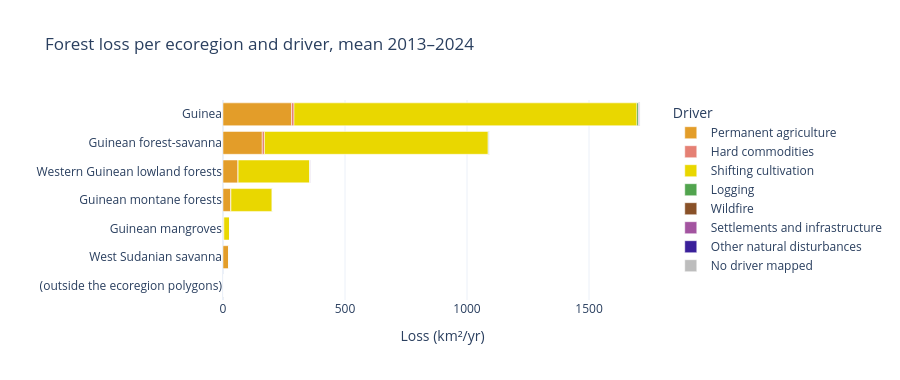
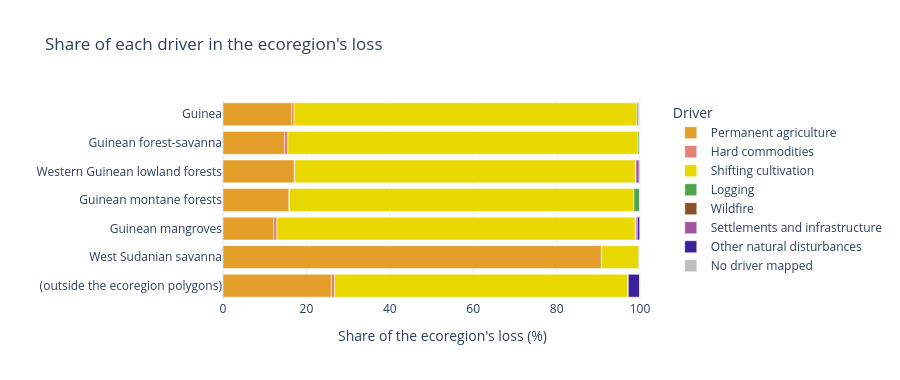

The notebook cell these images were saved under, in order:
### Markdown cell above
### 5.4 Drivers per ecoregion

Mean loss per year in `FIRST_YEAR`–`LAST_YEAR`, split by the driver of its 1 km cell. Left as km²/yr, right as a share
of each ecoregion's loss.

### Code cell
N_YEARS = LAST_YEAR - FIRST_YEAR + 1
driver_order = [name for name, _ in DRIVER_CLASSES.values()]

per_ecoregion = window.groupby(["ECO_NAME", "driver_name"])["loss_km2"].sum().unstack(fill_value=0) / N_YEARS
per_ecoregion.loc["Guinea"] = per_ecoregion.sum()
per_ecoregion = per_ecoregion.reindex(columns=[name for name in driver_order if name in per_ecoregion.columns])
per_ecoregion = per_ecoregion.loc[per_ecoregion.sum(axis=1).sort_values().index]   # largest loss on top of the chart
share = 100 * per_ecoregion.div(per_ecoregion.sum(axis=1), axis=0)

for table, value, title in [
    (per_ecoregion, "Loss (km²/yr)", f"Forest loss per ecoregion and driver, mean {FIRST_YEAR}–{LAST_YEAR}"),
    (share, "Share of the ecoregion's loss (%)", "Share of each driver in the ecoregion's loss"),
]:
    long = table.reset_index().melt(id_vars="ECO_NAME", var_name="Driver", value_name=value)
    fig = px.bar(long, y="ECO_NAME", x=value, color="Driver", orientation="h", color_discrete_map=DRIVER_COLORS,
                 category_orders={"Driver": driver_order}, labels={"ECO_NAME": ""}, title=title,
                 template="plotly_white", height=380)
    fig.show()

per_ecoregion.insert(0, "total_km2_per_year", per_ecoregion.sum(axis=1))
display(per_ecoregion.iloc[::-1].round(1))
share.iloc[::-1].round(1)

### Figure 1 — Plotly figure (JSON) as saved in the notebook; plotly's stock layout.template omitted (floating-point values rounded to 4 significant figures)
{"data": [{"hovertemplate": "Driver=Permanent agriculture<br>Loss (km²/yr)=%{x}<br>=%{y}<extra></extra>", "legendgroup": "Permanent agriculture", "marker": {"color": "#E39D29", "pattern": {"shape": ""}}, "name": "Permanent agriculture", "orientation": "h", "showlegend": true, "textposition": "auto", "type": "bar", "x": [0.116, 22.84, 3.379, 32.17, 61.51, 160.9, 280.9], "xaxis": "x", "y": ["(outside the ecoregion polygons)", "West Sudanian savanna", "Guinean mangroves", "Guinean montane forests", "Western Guinean lowland forests", "Guinean forest-savanna", "Guinea"], "yaxis": "y"}, {"hovertemplate": "Driver=Hard commodities<br>Loss (km²/yr)=%{x}<br>=%{y}<extra></extra>", "legendgroup": "Hard commodities", "marker": {"color": "#E58074", "pattern": {"shape": ""}}, "name": "Hard commodities", "orientation": "h", "showlegend": true, "textposition": "auto", "type": "bar", "x": [0.003487, 0.02794, 0.2124, 0.3564, 0.495, 9.03, 10.12], "xaxis": "x", "y": ["(outside the ecoregion polygons)", "West Sudanian savanna", "Guinean mangroves", "Guinean montane forests", "Western Guinean lowland forests", "Guinean forest-savanna", "Guinea"], "yaxis": "y"}, {"hovertemplate": "Driver=Shifting cultivation<br>Loss (km²/yr)=%{x}<br>=%{y}<extra></extra>", "legendgroup": "Shifting cultivation", "marker": {"color": "#E9D700", "pattern": {"shape": ""}}, "name": "Shifting cultivation", "orientation": "h", "showlegend": true, "textposition": "auto", "type": "bar", "x": [0.3139, 2.237, 23.89, 168.2, 293.9, 916.9, 1405.0], "xaxis": "x", "y": ["(outside the ecoregion polygons)", "West Sudanian savanna", "Guinean mangroves", "Guinean montane forests", "Western Guinean lowland forests", "Guinean forest-savanna", "Guinea"], "yaxis": "y"}, {"hovertemplate": "Driver=Logging<br>Loss (km²/yr)=%{x}<br>=%{y}<extra></extra>", "legendgroup": "Logging", "marker": {"color": "#51A44E", "pattern": {"shape": ""}}, "name": "Logging", "orientation": "h", "showlegend": true, "textposition": "auto", "type": "bar", "x": [0.0001269, 0.03383, 0.05488, 2.777, 0.5191, 3.617, 7.002], "xaxis": "x", "y": ["(outside the ecoregion polygons)", "West Sudanian savanna", "Guinean mangroves", "Guinean montane forests", "Western Guinean lowland forests", "Guinean forest-savanna", "Guinea"], "yaxis": "y"}, {"hovertemplate": "Driver=Wildfire<br>Loss (km²/yr)=%{x}<br>=%{y}<extra></extra>", "legendgroup": "Wildfire", "marker": {"color": "#895128", "pattern": {"shape": ""}}, "name": "Wildfire", "orientation": "h", "showlegend": true, "textposition": "auto", "type": "bar", "x": [0.0, 0.00226, 0.001009, 0.004502, 0.05723, 0.05407, 0.1191], "xaxis": "x", "y": ["(outside the ecoregion polygons)", "West Sudanian savanna", "Guinean mangroves", "Guinean montane forests", "Western Guinean lowland forests", "Guinean forest-savanna", "Guinea"], "yaxis": "y"}, {"hovertemplate": "Driver=Settlements and infrastructure<br>Loss (km²/yr)=%{x}<br>=%{y}<extra></extra>", "legendgroup": "Settlements and infrastructure", "marker": {"color": "#A354A0", "pattern": {"shape": ""}}, "name": "Settlements and infrastructure", "orientation": "h", "showlegend": true, "textposition": "auto", "type": "bar", "x": [0.0003166, 0.007572, 0.0862, 0.1379, 2.74, 0.7705, 3.742], "xaxis": "x", "y": ["(outside the ecoregion polygons)", "West Sudanian savanna", "Guinean mangroves", "Guinean montane forests", "Western Guinean lowland forests", "Guinean forest-savanna", "Guinea"], "yaxis": "y"}, {"hovertemplate": "Driver=Other natural disturbances<br>Loss (km²/yr)=%{x}<br>=%{y}<extra></extra>", "legendgroup": "Other natural disturbances", "marker": {"color": "#3A209A", "pattern": {"shape": ""}}, "name": "Other natural disturbances", "orientation": "h", "showlegend": true, "textposition": "auto", "type": "bar", "x": [0.01205, 0.0, 0.1731, 0.003489, 0.6744, 0.624, 1.487], "xaxis": "x", "y": ["(outside the ecoregion polygons)", "West Sudanian savanna", "Guinean mangroves", "Guinean montane forests", "Western Guinean lowland forests", "Guinean forest-savanna", "Guinea"], "yaxis": "y"}, {"hovertemplate": "Driver=No driver mapped<br>Loss (km²/yr)=%{x}<br>=%{y}<extra></extra>", "legendgroup": "No driver mapped", "marker": {"color": "#BDBDBD", "pattern": {"shape": ""}}, "name": "No driver mapped", "orientation": "h", "showlegend": true, "textposition": "auto", "type": "bar", "x": [0.000505, 0.02798, 0.008191, 0.07878, 0.06943, 0.1565, 0.3414], "xaxis": "x", "y": ["(outside the ecoregion polygons)", "West Sudanian savanna", "Guinean mangroves", "Guinean montane forests", "Western Guinean lowland forests", "Guinean forest-savanna", "Guinea"], "yaxis": "y"}], "layout": {"barmode": "relative", "height": 380, "legend": {"title": {"text": "Driver"}, "tracegroupgap": 0}, "title": {"text": "Forest loss per ecoregion and driver, mean 2013–2024"}, "xaxis": {"anchor": "y", "domain": [0, 1], "title": {"text": "Loss (km²/yr)"}}, "yaxis": {"anchor": "x", "domain": [0, 1], "title": {"text": ""}}}}

### Figure 2 — Plotly figure (JSON) as saved in the notebook; plotly's stock layout.template omitted (floating-point values rounded to 4 significant figures)
{"data": [{"hovertemplate": "Driver=Permanent agriculture<br>Share of the ecoregion's loss (%)=%{x}<br>=%{y}<extra></extra>", "legendgroup": "Permanent agriculture", "marker": {"color": "#E39D29", "pattern": {"shape": ""}}, "name": "Permanent agriculture", "orientation": "h", "showlegend": true, "textposition": "auto", "type": "bar", "x": [25.98, 90.72, 12.15, 15.79, 17.09, 14.73, 16.43], "xaxis": "x", "y": ["(outside the ecoregion polygons)", "West Sudanian savanna", "Guinean mangroves", "Guinean montane forests", "Western Guinean lowland forests", "Guinean forest-savanna", "Guinea"], "yaxis": "y"}, {"hovertemplate": "Driver=Hard commodities<br>Share of the ecoregion's loss (%)=%{x}<br>=%{y}<extra></extra>", "legendgroup": "Hard commodities", "marker": {"color": "#E58074", "pattern": {"shape": ""}}, "name": "Hard commodities", "orientation": "h", "showlegend": true, "textposition": "auto", "type": "bar", "x": [0.7812, 0.111, 0.7638, 0.1749, 0.1375, 0.8269, 0.5924], "xaxis": "x", "y": ["(outside the ecoregion polygons)", "West Sudanian savanna", "Guinean mangroves", "Guinean montane forests", "Western Guinean lowland forests", "Guinean forest-savanna", "Guinea"], "yaxis": "y"}, {"hovertemplate": "Driver=Shifting cultivation<br>Share of the ecoregion's loss (%)=%{x}<br>=%{y}<extra></extra>", "legendgroup": "Shifting cultivation", "marker": {"color": "#E9D700", "pattern": {"shape": ""}}, "name": "Shifting cultivation", "orientation": "h", "showlegend": true, "textposition": "auto", "type": "bar", "x": [70.33, 8.886, 85.92, 82.56, 81.65, 83.96, 82.23], "xaxis": "x", "y": ["(outside the ecoregion polygons)", "West Sudanian savanna", "Guinean mangroves", "Guinean montane forests", "Western Guinean lowland forests", "Guinean forest-savanna", "Guinea"], "yaxis": "y"}, {"hovertemplate": "Driver=Logging<br>Share of the ecoregion's loss (%)=%{x}<br>=%{y}<extra></extra>", "legendgroup": "Logging", "marker": {"color": "#51A44E", "pattern": {"shape": ""}}, "name": "Logging", "orientation": "h", "showlegend": true, "textposition": "auto", "type": "bar", "x": [0.02842, 0.1344, 0.1974, 1.363, 0.1442, 0.3312, 0.4097], "xaxis": "x", "y": ["(outside the ecoregion polygons)", "West Sudanian savanna", "Guinean mangroves", "Guinean montane forests", "Western Guinean lowland forests", "Guinean forest-savanna", "Guinea"], "yaxis": "y"}, {"hovertemplate": "Driver=Wildfire<br>Share of the ecoregion's loss (%)=%{x}<br>=%{y}<extra></extra>", "legendgroup": "Wildfire", "marker": {"color": "#895128", "pattern": {"shape": ""}}, "name": "Wildfire", "orientation": "h", "showlegend": true, "textposition": "auto", "type": "bar", "x": [0.0, 0.008977, 0.00363, 0.002209, 0.0159, 0.004952, 0.006967], "xaxis": "x", "y": ["(outside the ecoregion polygons)", "West Sudanian savanna", "Guinean mangroves", "Guinean montane forests", "Western Guinean lowland forests", "Guinean forest-savanna", "Guinea"], "yaxis": "y"}, {"hovertemplate": "Driver=Settlements and infrastructure<br>Share of the ecoregion's loss (%)=%{x}<br>=%{y}<extra></extra>", "legendgroup": "Settlements and infrastructure", "marker": {"color": "#A354A0", "pattern": {"shape": ""}}, "name": "Settlements and infrastructure", "orientation": "h", "showlegend": true, "textposition": "auto", "type": "bar", "x": [0.07094, 0.03008, 0.31, 0.06766, 0.761, 0.07056, 0.219], "xaxis": "x", "y": ["(outside the ecoregion polygons)", "West Sudanian savanna", "Guinean mangroves", "Guinean montane forests", "Western Guinean lowland forests", "Guinean forest-savanna", "Guinea"], "yaxis": "y"}, {"hovertemplate": "Driver=Other natural disturbances<br>Share of the ecoregion's loss (%)=%{x}<br>=%{y}<extra></extra>", "legendgroup": "Other natural disturbances", "marker": {"color": "#3A209A", "pattern": {"shape": ""}}, "name": "Other natural disturbances", "orientation": "h", "showlegend": true, "textposition": "auto", "type": "bar", "x": [2.699, 0.0, 0.6227, 0.001712, 0.1873, 0.05714, 0.087], "xaxis": "x", "y": ["(outside the ecoregion polygons)", "West Sudanian savanna", "Guinean mangroves", "Guinean montane forests", "Western Guinean lowland forests", "Guinean forest-savanna", "Guinea"], "yaxis": "y"}, {"hovertemplate": "Driver=No driver mapped<br>Share of the ecoregion's loss (%)=%{x}<br>=%{y}<extra></extra>", "legendgroup": "No driver mapped", "marker": {"color": "#BDBDBD", "pattern": {"shape": ""}}, "name": "No driver mapped", "orientation": "h", "showlegend": true, "textposition": "auto", "type": "bar", "x": [0.1131, 0.1112, 0.02946, 0.03866, 0.01929, 0.01433, 0.01997], "xaxis": "x", "y": ["(outside the ecoregion polygons)", "West Sudanian savanna", "Guinean mangroves", "Guinean montane forests", "Western Guinean lowland forests", "Guinean forest-savanna", "Guinea"], "yaxis": "y"}], "layout": {"barmode": "relative", "height": 380, "legend": {"title": {"text": "Driver"}, "tracegroupgap": 0}, "title": {"text": "Share of each driver in the ecoregion's loss"}, "xaxis": {"anchor": "y", "domain": [0, 1], "title": {"text": "Share of the ecoregion's loss (%)"}}, "yaxis": {"anchor": "x", "domain": [0, 1], "title": {"text": ""}}}}
